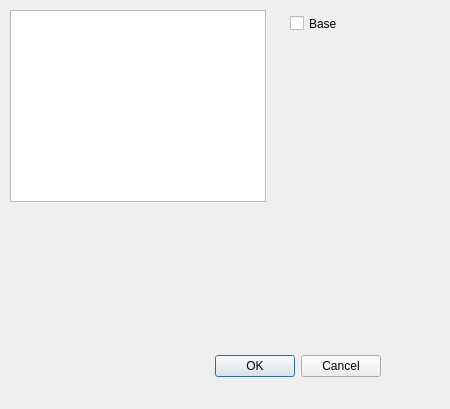
<?xml version="1.0" encoding="UTF-8"?>
<ui version="4.0">
 <class>Dialog</class>
 <widget class="QDialog" name="Dialog">
  <property name="geometry">
   <rect>
    <x>0</x>
    <y>0</y>
    <width>450</width>
    <height>409</height>
   </rect>
  </property>
  <property name="sizePolicy">
   <sizepolicy hsizetype="Preferred" vsizetype="Expanding">
    <horstretch>0</horstretch>
    <verstretch>0</verstretch>
   </sizepolicy>
  </property>
  <property name="windowTitle">
   <string>Dialog</string>
  </property>
  <widget class="QDialogButtonBox" name="buttonBox">
   <property name="geometry">
    <rect>
     <x>40</x>
     <y>350</y>
     <width>341</width>
     <height>32</height>
    </rect>
   </property>
   <property name="orientation">
    <enum>Qt::Horizontal</enum>
   </property>
   <property name="standardButtons">
    <set>QDialogButtonBox::Cancel|QDialogButtonBox::Ok</set>
   </property>
  </widget>
  <widget class="QListWidget" name="objects">
   <property name="geometry">
    <rect>
     <x>10</x>
     <y>10</y>
     <width>256</width>
     <height>192</height>
    </rect>
   </property>
  </widget>
  <widget class="QCheckBox" name="baseCheck">
   <property name="enabled">
    <bool>true</bool>
   </property>
   <property name="geometry">
    <rect>
     <x>290</x>
     <y>10</y>
     <width>121</width>
     <height>27</height>
    </rect>
   </property>
   <property name="text">
    <string>Base</string>
   </property>
  </widget>
 </widget>
 <resources/>
 <connections>
  <connection>
   <sender>buttonBox</sender>
   <signal>accepted()</signal>
   <receiver>Dialog</receiver>
   <slot>accept()</slot>
   <hints>
    <hint type="sourcelabel">
     <x>258</x>
     <y>364</y>
    </hint>
    <hint type="destinationlabel">
     <x>157</x>
     <y>274</y>
    </hint>
   </hints>
  </connection>
  <connection>
   <sender>buttonBox</sender>
   <signal>rejected()</signal>
   <receiver>Dialog</receiver>
   <slot>reject()</slot>
   <hints>
    <hint type="sourcelabel">
     <x>326</x>
     <y>370</y>
    </hint>
    <hint type="destinationlabel">
     <x>286</x>
     <y>274</y>
    </hint>
   </hints>
  </connection>
 </connections>
</ui>
